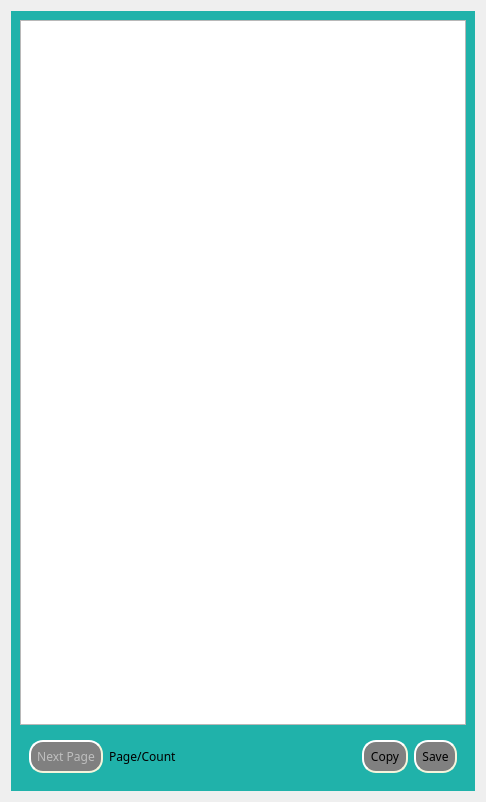
<?xml version="1.0" encoding="UTF-8"?>
<ui version="4.0">
 <class>Form</class>
 <widget class="QWidget" name="Form">
  <property name="geometry">
   <rect>
    <x>0</x>
    <y>0</y>
    <width>486</width>
    <height>802</height>
   </rect>
  </property>
  <property name="windowTitle">
   <string>Form</string>
  </property>
  <property name="styleSheet">
   <string notr="true">QPushButton{
    background-color: gray;
    border-style: outset;
    border-width: 2px;
    border-color: beige;
    border-radius: 14px;
    padding: 6px;
	font-family: Lucida Bright;
    }
QWidget#MainWidget{
    background-color: rgb(240,248,255);
    font-family: Lucida Bright;
    }
QLabel{
	font-family: Lucida Bright;
	}
QTextEdit{
	font-family: Lucida Bright;
	}
QComboBox{
	font-family: Lucida Bright;
	}
QWidget#widget_main{
    background-color: rgb(32,178,170);
    font-family: Lucida Bright;
    }</string>
  </property>
  <layout class="QVBoxLayout" name="verticalLayout_2">
   <item>
    <widget class="QWidget" name="widget_main" native="true">
     <layout class="QVBoxLayout" name="verticalLayout">
      <item>
       <widget class="QTextEdit" name="textEdit_data"/>
      </item>
      <item>
       <widget class="QWidget" name="widget_bt" native="true">
        <layout class="QHBoxLayout" name="horizontalLayout">
         <item>
          <widget class="QPushButton" name="pushButton_next">
           <property name="enabled">
            <bool>false</bool>
           </property>
           <property name="text">
            <string>Next Page</string>
           </property>
          </widget>
         </item>
         <item>
          <widget class="QLabel" name="label_count">
           <property name="text">
            <string>Page/Count</string>
           </property>
          </widget>
         </item>
         <item>
          <spacer name="horizontalSpacer">
           <property name="orientation">
            <enum>Qt::Horizontal</enum>
           </property>
           <property name="sizeHint" stdset="0">
            <size>
             <width>40</width>
             <height>20</height>
            </size>
           </property>
          </spacer>
         </item>
         <item>
          <widget class="QPushButton" name="pushButton_copy">
           <property name="text">
            <string>Copy</string>
           </property>
          </widget>
         </item>
         <item>
          <widget class="QPushButton" name="pushButton_save">
           <property name="text">
            <string>Save</string>
           </property>
          </widget>
         </item>
        </layout>
       </widget>
      </item>
     </layout>
    </widget>
   </item>
  </layout>
 </widget>
 <resources/>
 <connections/>
</ui>
